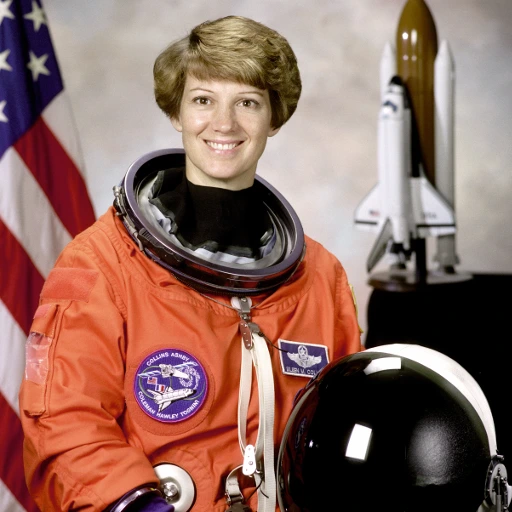
#> input picture design-lab/proposal/assets/sample.webp, 512 x 512 px; its folder holds only this picture in this run
$ python -i face_quality.py   (imports and definitions only)
#> lines starting #> are read from the running program, lines starting #| are printed output that depends on the picture
#> further down, picture is the input picture: PIL image 512x512 RGB; mean R, G, B 141.6, 105.9, 96.5
"""Conservative local quality hints, never an automatic deletion decision."""
from pathlib import Path
import threading
from PIL import Image,ImageOps,ImageFilter,ImageStat
_detector=None;_detector_key=None;_lock=threading.Lock()
EYE_MODEL=Path(__file__).parent/'assets/haarcascade_eye_tree_eyeglasses.xml'

def assess_face(image,face=None):
    if min(image.size)<64:return dict(state='uncertain',text='人脸较小，清晰度待核对',sharpness=None,eyes='unknown')
    gray=ImageOps.grayscale(image);gray.thumbnail((256,256),Image.Resampling.LANCZOS)
#> after `gray = ImageOps.grayscale(image)`:
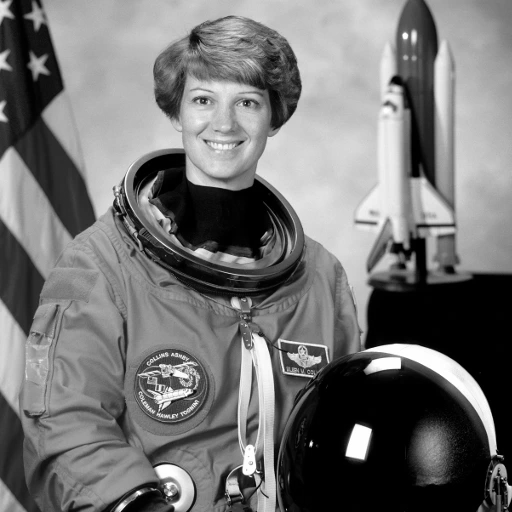
#> gray: PIL image 512x512 L; min 0, max 255, mean 115.5
#> after `gray.thumbnail((256, 256), Image.Resampling.LANCZOS)`:
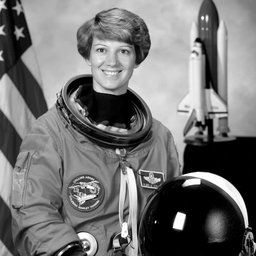
#> gray: PIL image 256x256 L; min 0, max 255, mean 115.5
    # Normalized face size makes scores comparable; edge energy remains only a hint.
    detail=gray.filter(ImageFilter.FIND_EDGES).crop((3,3,gray.width-3,gray.height-3));sharpness=round(ImageStat.Stat(detail).var[0],2)
#> after `detail = gray.filter(ImageFilter.FIND_EDGES).crop((3, 3, gray.width - `:
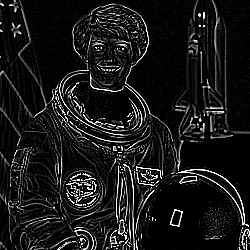
#> detail: PIL image 250x250 L; min 0, max 255, mean 24.3
#> after `sharpness = round(ImageStat.Stat(detail).var[0], 2)`: sharpness = 2852.4
    eyes='unknown';warnings=[]
    if sharpness<55:warnings.append('人脸可能模糊')
    if EYE_MODEL.is_file() and sharpness>=55 and not (face or {}).get('partial'):
        try:
            import cv2,numpy as np
            cv2.setNumThreads(1)
            global _detector,_detector_key
            stat=EYE_MODEL.stat();key=(str(EYE_MODEL),stat.st_size,stat.st_mtime_ns);pixels=np.array(gray)
            with _lock:
                if _detector is None or _detector_key!=key:_detector=cv2.CascadeClassifier(str(EYE_MODEL));_detector_key=key
                detected=_detector.detectMultiScale(pixels[:round(gray.height*.68)],scaleFactor=1.08,minNeighbors=5,minSize=(12,8))
#> detected = ()
            # A missing eye detection is not proof of closed eyes (profile, glasses, lights).
            eyes='visible' if len(detected)>=2 else 'review'
#> eyes = 'review'
            if eyes=='review':warnings.append('眼部待核对：可能闭眼、侧脸或遮挡')
        except Exception:eyes='unknown'
    return dict(state='review' if warnings else 'clear',text='；'.join(warnings) or '人脸细节较清楚',sharpness=sharpness,eyes=eyes,notice='本地辅助判断，舞台灯光和侧脸可能影响结果')

>>> from PIL import Image
>>> picture = Image.open('design-lab/proposal/assets/sample.webp')
>>> result = assess_face(picture)
#> result = {'state': 'review', 'text': '眼部待核对：可能闭眼、侧脸或遮挡', 'sharpness': 2852.4, 'eyes': 'review', 'notice': '本地辅助判断，舞台灯光和侧脸可能影响结果'}

$ run again, on design-lab/proposal/assets/face.webp
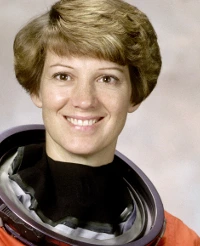
#> input picture design-lab/proposal/assets/face.webp, 200 x 246 px
#> picture is the input picture: PIL image 200x246 RGB; mean R, G, B 143.1, 126.4, 112.9
#> in assess_face, `gray = ImageOps.grayscale(image)`:
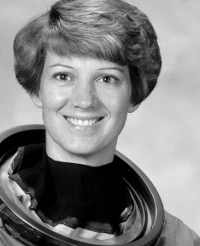
#> gray: PIL image 200x246 L; min 0, max 254, mean 129.8
#> in assess_face, `detail = gray.filter(ImageFilter.FIND_EDGES).crop((3, 3, gray.width - `:
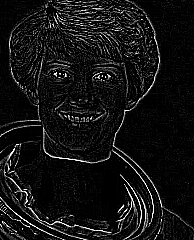
#> detail: PIL image 194x240 L; min 0, max 255, mean 19.3
#> sharpness = 1884.5
#> detected = [[50, 64, 25, 25], [95, 67, 25, 25]]
#> eyes = 'visible'
#> result = {'state': 'clear', 'text': '人脸细节较清楚', 'sharpness': 1884.5, 'eyes': 'visible', 'notice': '本地辅助判断，舞台灯光和侧脸可能影响结果'}

$ run again, on design-lab/proposal/assets/landscape.webp
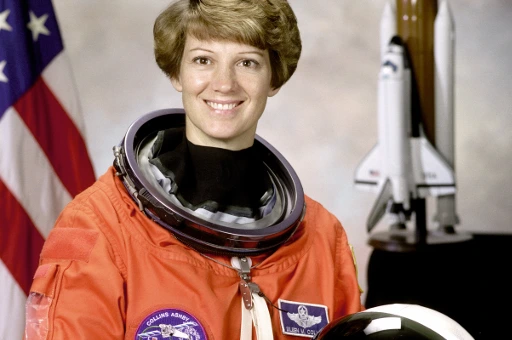
#> input picture design-lab/proposal/assets/landscape.webp, 512 x 340 px
#> picture is the input picture: PIL image 512x340 RGB; mean R, G, B 149.8, 116.5, 107
#> in assess_face, `gray.thumbnail((256, 256), Image.Resampling.LANCZOS)`:
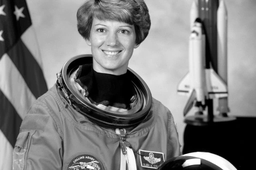
#> gray: PIL image 256x170 L; min 0, max 255, mean 125.4
#> in assess_face, `detail = gray.filter(ImageFilter.FIND_EDGES).crop((3, 3, gray.width - `:
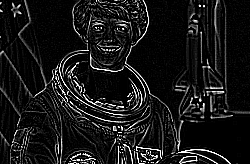
#> detail: PIL image 250x164 L; min 0, max 255, mean 23.7
#> sharpness = 2658.6
#> detected = ()
#> eyes = 'review'
#> result = {'state': 'review', 'text': '眼部待核对：可能闭眼、侧脸或遮挡', 'sharpness': 2658.6, 'eyes': 'review', 'notice': '本地辅助判断，舞台灯光和侧脸可能影响结果'}

$ run again, on design-lab/proposal/assets/portrait.webp
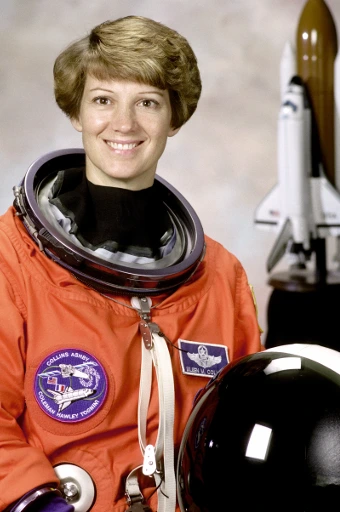
#> input picture design-lab/proposal/assets/portrait.webp, 340 x 512 px
#> picture is the input picture: PIL image 340x512 RGB; mean R, G, B 142.7, 109, 97.3
#> in assess_face, `gray.thumbnail((256, 256), Image.Resampling.LANCZOS)`:
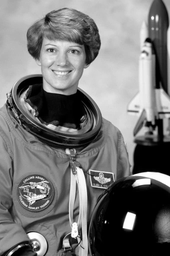
#> gray: PIL image 170x256 L; min 0, max 255, mean 117.7
#> in assess_face, `detail = gray.filter(ImageFilter.FIND_EDGES).crop((3, 3, gray.width - `:
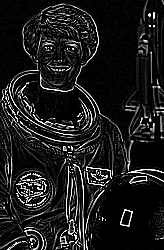
#> detail: PIL image 164x250 L; min 0, max 255, mean 27.9
#> sharpness = 3494.4
#> detected = ()
#> eyes = 'review'
#> result = {'state': 'review', 'text': '眼部待核对：可能闭眼、侧脸或遮挡', 'sharpness': 3494.4, 'eyes': 'review', 'notice': '本地辅助判断，舞台灯光和侧脸可能影响结果'}
